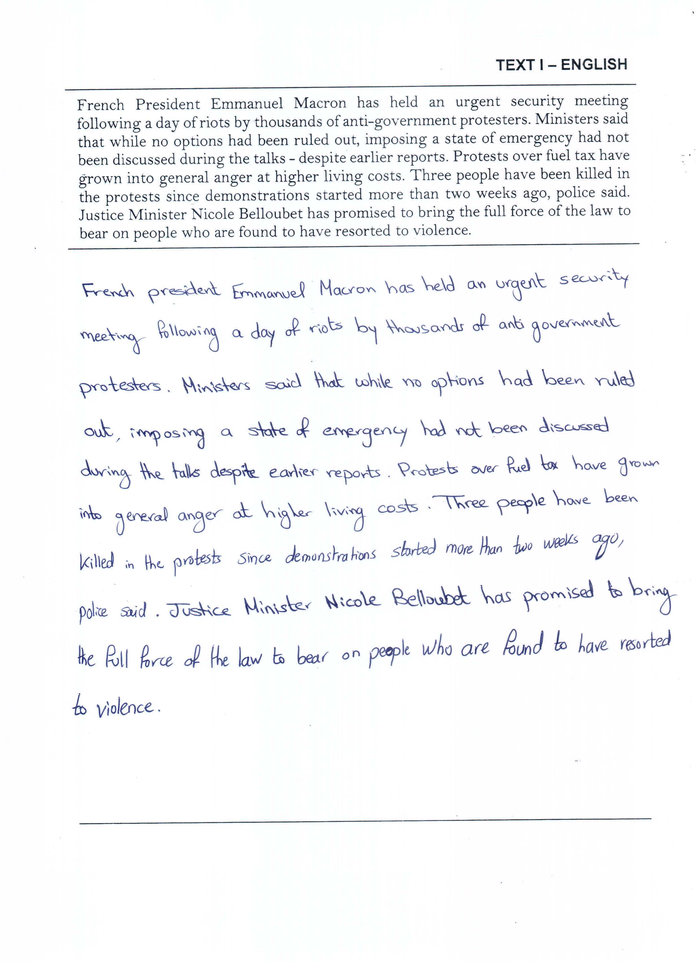
#> input picture data/01/1/1.png, 696 x 962 px, shrunk from 2464 x 3408 before the run, found by its file name
$ jupyter execute --allow-errors preprocessing.ipynb
#> lines starting #> are read from the running program, lines starting #| are printed output that depends on the picture; after the words box and inside, x2 and y2 are one past the last pixel; in counts of white or black regions, pixels touching at a corner belong together
[cell 1]
import cv2
import numpy as np
import matplotlib.pyplot as plt
from scipy import ndimage
from scipy.ndimage import label
import statistics
import os

[cell 2]
def crop_handwritten_region(imgpath):

    img = cv2.imread(imgpath)
#> img is the input picture: shape (962, 696, 3); mean B, G, R 248, 246.7, 245.8
    imgray = cv2.cvtColor(img, cv2.COLOR_BGR2GRAY)
    ret3,bin_img = cv2.threshold(imgray,0,255,cv2.THRESH_BINARY+cv2.THRESH_OTSU)
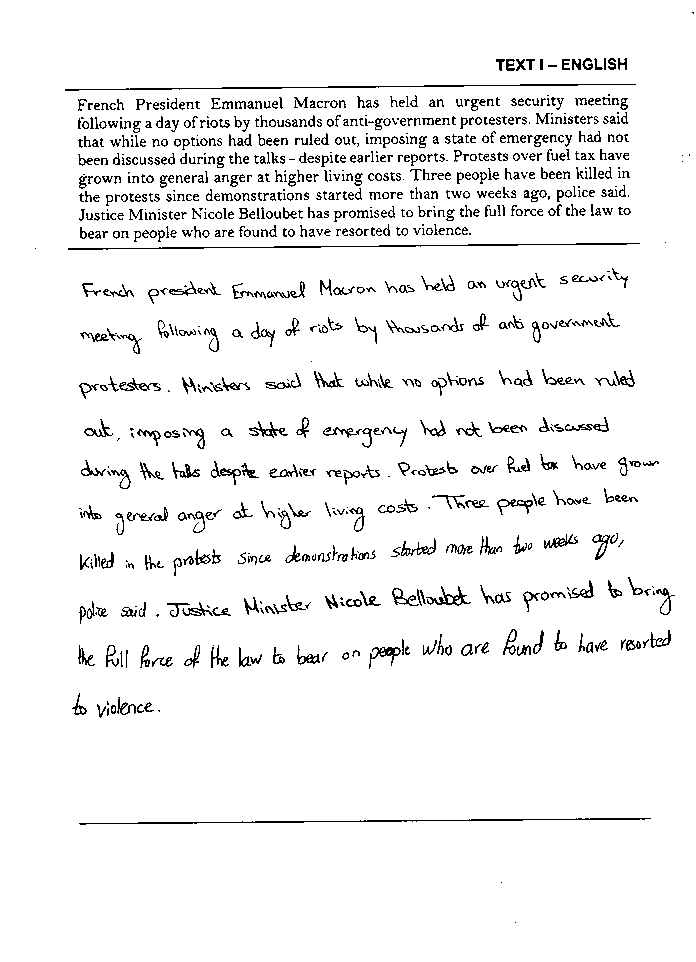
#> bin_img: shape (962, 696); 94.9% white; black in thin lines or dots, all inside (x1, y1, x2, y2) = (35, 12, 694, 923)
#> ret3 = 188

    contours, hierarchy = cv2.findContours(bin_img, cv2.RETR_LIST, cv2.CHAIN_APPROX_SIMPLE)
#> contours = 1496 contours, 635 with area under 20; largest, box (x1, y1, x2, y2) and area: (0, 0, 696, 962) 667895, (78, 817, 652, 826) 1417, (67, 242, 641, 251) 1412, (64, 83, 637, 92) 1410, (425, 585, 472, 607) 396

    width_threshold = 1000
    height_threshold = 500

    width_array =[]
    y_array =[]
    # Detect the main horizontal black separator lines of the IAM handwriting forms.
    for cnt in contours:
        x, y, w, h = cv2.boundingRect(cnt)

        if w > width_threshold:
            if h <height_threshold:
                width_array.append (w)
                y_array.append(y)
#> this loop made 1496 passes
#> (x, y, w, h) on passes 3 to 5: (78, 817, 574, 9), (157, 709, 4, 4), (106, 707, 4, 10)
#> after the loop, width_array = []; y_array = []


    indixes = sorted(range(len(width_array)), key=lambda k: width_array[k])
#> indixes = []
    indixes.reverse()
    three_lines_y=[]
    three_lines_y.append(y_array[0])
    three_lines_y.append(y_array[1])
    three_lines_y.append(y_array[2])
    three_lines_y.sort()

    newCooriate_y1= three_lines_y[1]
    newCooriate_y2= three_lines_y[2]

    cropped_imagebin = bin_img[newCooriate_y1+4:newCooriate_y2 , :]
    cropped_imagegray = imgray[newCooriate_y1+4:newCooriate_y2 , :]
    return cropped_imagebin, cropped_imagegray

# [26 lines left out: function split_lines, not called in this run]

# [11 lines of commented-out code are left out]
